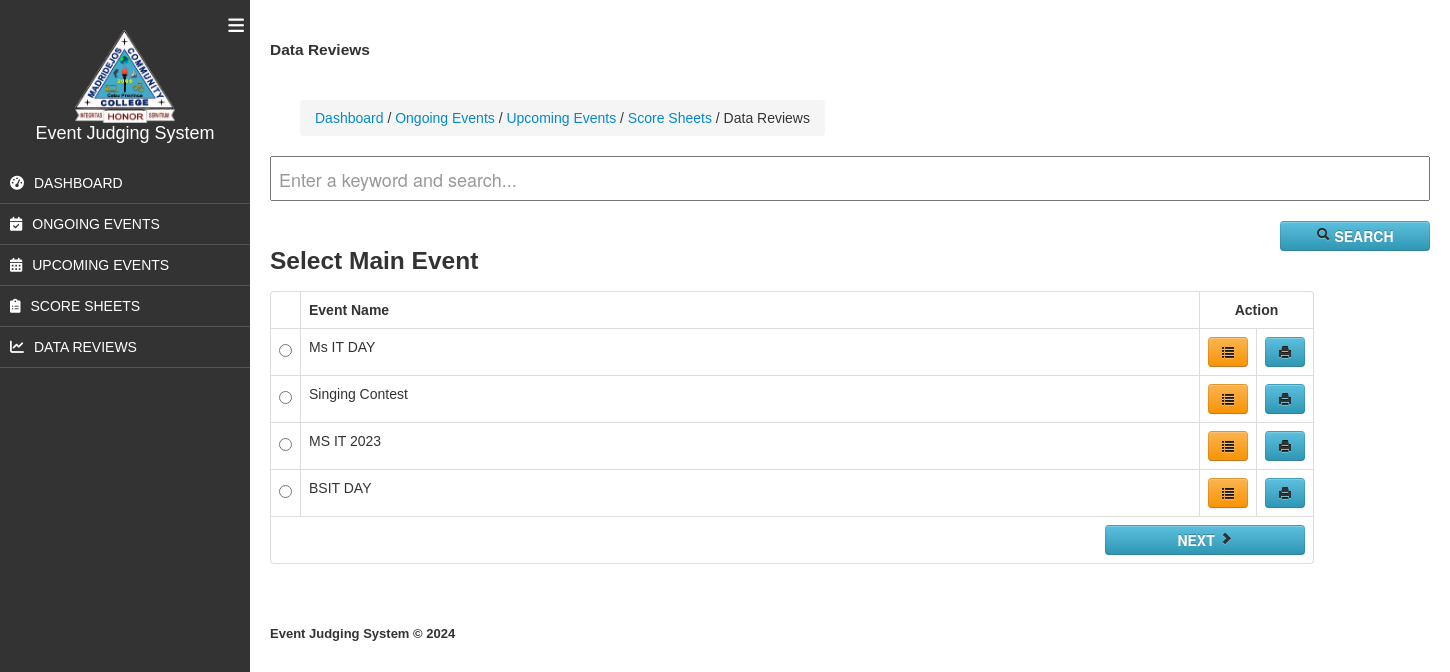
The page /admin/rev_main_event.php (signed in) on the database its author committed.
### tables this page shows
CREATE TABLE `main_event` (
  `mainevent_id` int(11) NOT NULL,
  `event_name` text NOT NULL,
  `status` text NOT NULL,
  `organizer_id` int(11) NOT NULL,
  `sy` varchar(9) NOT NULL,
  `date_start` text NOT NULL,
  `date_end` text NOT NULL,
  `place` text NOT NULL
);

### admin/rev_main_event.php (the view, shortened to what this page needs)
<!DOCTYPE html>
<html lang="en">
<?php
  include('header2.php');
  include('session.php');
?>
<head>
  <link rel="stylesheet" href="https://cdnjs.cloudflare.com/ajax/libs/font-awesome/6.0.0-beta3/css/all.min.css">
</head>
<body>
  <div class="sidebar" id="sidebar">
    <button class="toggle-btn" id="toggle-btn"><i class="fas fa-bars"></i></button>
    <div class="sidebar-heading">
      <img src="../img/logo.png" alt="Logo">
      <div>Event Judging System</div>
    </div>
    <ul>
        <li><a href="dashboard.php"><i class="fas fa-tachometer-alt"></i> <span>DASHBOARD</span></a></li>
        <li><a href="home.php"><i class="fas fa-calendar-check"></i> <span>ONGOING EVENTS</span></a></li>
        <li><a href="upcoming_events.php"><i class="fas fa-calendar-alt"></i> <span>UPCOMING EVENTS</span></a></li>
        <li><a href="score_sheets.php"><i class="fas fa-clipboard-list"></i> <span>SCORE SHEETS</span></a></li>
        <li><a href="rev_main_event.php"><i class="fas fa-chart-line"></i> <span>DATA REVIEWS</span></a></li>
    </ul>
  </div>
  <div class="main" id="main-content">
    <div class="container">
      <h1>Data Reviews</h1>
    </div>
    <br />
    <div class="span15">
      <div class="col-md-12">
        <ul class="breadcrumb">
          <li><a href="dashboard.php">Dashboard</a> /</li>
          <li><a href="home.php">Ongoing Events</a> /</li>
          <li><a href="upcoming_events.php">Upcoming Events</a> /</li>
          <li><a href="score_sheets.php">Score Sheets</a> /</li>
          <li>Data Reviews</li>
        </ul>
      </div>
    </div>
    <div class="col-lg-10">
      <form method="POST" target="_self" action="review_search.php">
        <input style="font-size: large; height: 45px !important; text-indent: 7px !important;" class="form-control btn-block" name="txtsearch" placeholder="Enter a keyword and search..." />
        <br />
        <button class="btn btn-info pull-right" style="width: 150px !important;"><i class="icon-search"></i> <strong>SEARCH</strong></button>
      </form>
    </div>
    <div class="col-lg-6">
      <div class="panel panel-primary">
        <div class="panel-heading">
          <h3 class="panel-title">Select Main Event</h3>
        </div>
        <div class="panel-body">
          <form method="POST" action="rev_sub_event.php">
            <table class="table table-bordered">
              <thead>
                <th></th>
                <th>Event Name</th>
                <th colspan="2"><center>Action</center></th>
              </thead>
              <tbody>
                <?php
                  $mainevent_query = $conn->query("SELECT * FROM main_event") or die(mysql_error());
                  while ($mainevent_row = $mainevent_query->fetch()) { ?>
                <tr>
                  <td width="10" align="center"><input type="radio" name="main_event_id" value="<?php echo $mainevent_row['mainevent_id']; ?>" required="true" /></td>
                  <td> <?php echo $mainevent_row['event_name']; ?></td>
                  <td width="10">
                    <a target="_blank" title="click to print summary result" href="summary_results.php?main_event_id=<?php echo $mainevent_row['mainevent_id']; ?>" class="btn btn-warning"><i class="icon-list"></i></a>
                  </td>
                  <td width="10">
                    <a target="_blank" title="click to print event result" href="print_all_results.php?main_event_id=<?php echo $mainevent_row['mainevent_id']; ?>" class="btn btn-info"><i class="icon-print"></i></a>
                  </td>
                </tr>
                <?php } ?>
                <tr>
                  <td colspan="4">
                    <?php if($mainevent_query->rowCount()>0){ ?>
                      <button class="btn btn-info pull-right" style="width: 200px !important;"><strong>NEXT</strong> <i class="icon-chevron-right"></i></button>
                    <?php } else { ?>
                      <div class="alert alert-warning">
                        <h3>NO EVENTS TO DISPLAY... PLEASE ADD AN EVENT <a href="home.php">HERE &raquo;</a></h3>
                      </div>
                    <?php } ?>
                  </td>
                </tr>
              </tbody>
            </table>
          </form>
        </div>
      </div>
    </div>
  </div>
  <?php include("footer.php") ?>
</body>
</html>

### assets/css/docs.css (style rules this page uses)
body { position: relative; padding-top: 40px; }

### assets/fullcalendar/main.css (style rules this page uses)
:root { --fc-daygrid-event-dot-width: 8px; }
:root { --fc-list-event-dot-width: 10px; --fc-list-event-hover-bg-color: #f5f5f5; }

### admin/rev_main_event.php (style rules this page uses)
body { font-family: Arial, sans-serif; background-color: #fff; margin: 0; padding: 0; }
.sidebar { position: fixed; top: 0; left: 0; height: 100%; width: 250px; background-color: #333; color: #fff; padding-top: 20px; transition: all 0.3s; overflow: hidden; }
.sidebar .toggle-btn { position: absolute; top: 15px; right: -0px; background-color: transparent; color: #fff; border: none; cursor: pointer; transition: all 0.3s; }
.sidebar .toggle-btn i { font-size: 18px; }
.sidebar-heading { text-align: center; padding: 10px 0; font-size: 18px; margin-bottom: 10px; }
.sidebar-heading img { max-width: 100px; max-height: 100px; }
.sidebar ul { list-style-type: none; padding: 0; margin: 0; }
.sidebar ul li { padding: 10px; border-bottom: 1px solid #555; transition: all 0.3s; }
.sidebar ul li a { color: #fff; text-decoration: none; display: flex; align-items: center; }
.sidebar ul li a i { margin-right: 10px; transition: margin 0.3s; }
.sidebar ul li a span { display: inline-block; transition: opacity 0.3s; }
.main { margin-left: 250px; padding: 20px; transition: all 0.3s; }

### rows shown on the page
main_event: event_name "Ms IT DAY"
main_event: event_name "Singing Contest"
main_event: event_name "MS IT 2023"
main_event: event_name "BSIT DAY"
